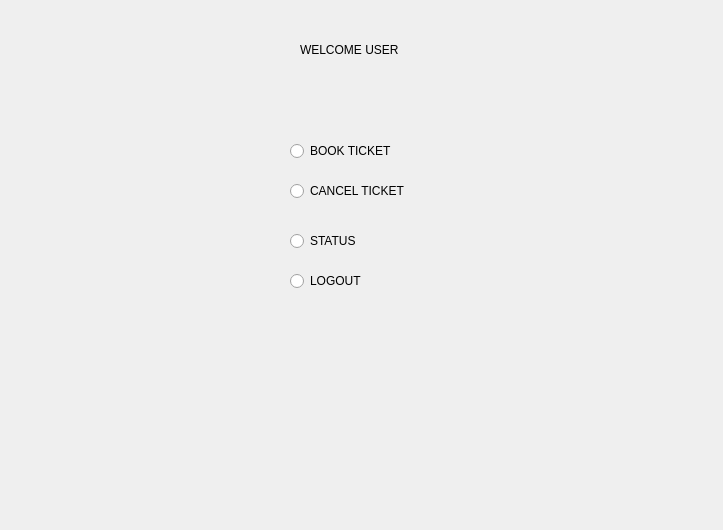
<?xml version="1.0" encoding="UTF-8"?>
<ui version="4.0">
 <class>Form</class>
 <widget class="QWidget" name="Form">
  <property name="geometry">
   <rect>
    <x>0</x>
    <y>0</y>
    <width>723</width>
    <height>530</height>
   </rect>
  </property>
  <property name="windowTitle">
   <string>Form</string>
  </property>
  <widget class="QRadioButton" name="radioButton">
   <property name="geometry">
    <rect>
     <x>290</x>
     <y>140</y>
     <width>131</width>
     <height>22</height>
    </rect>
   </property>
   <property name="text">
    <string>BOOK TICKET</string>
   </property>
  </widget>
  <widget class="QRadioButton" name="radioButton_2">
   <property name="geometry">
    <rect>
     <x>290</x>
     <y>180</y>
     <width>141</width>
     <height>22</height>
    </rect>
   </property>
   <property name="text">
    <string>CANCEL TICKET</string>
   </property>
  </widget>
  <widget class="QRadioButton" name="radioButton_3">
   <property name="geometry">
    <rect>
     <x>290</x>
     <y>230</y>
     <width>117</width>
     <height>22</height>
    </rect>
   </property>
   <property name="text">
    <string>STATUS</string>
   </property>
  </widget>
  <widget class="QRadioButton" name="radioButton_4">
   <property name="geometry">
    <rect>
     <x>290</x>
     <y>270</y>
     <width>117</width>
     <height>22</height>
    </rect>
   </property>
   <property name="text">
    <string>LOGOUT</string>
   </property>
  </widget>
  <widget class="QLabel" name="label">
   <property name="geometry">
    <rect>
     <x>300</x>
     <y>40</y>
     <width>261</width>
     <height>20</height>
    </rect>
   </property>
   <property name="text">
    <string>WELCOME USER</string>
   </property>
  </widget>
 </widget>
 <resources/>
 <connections/>
</ui>
